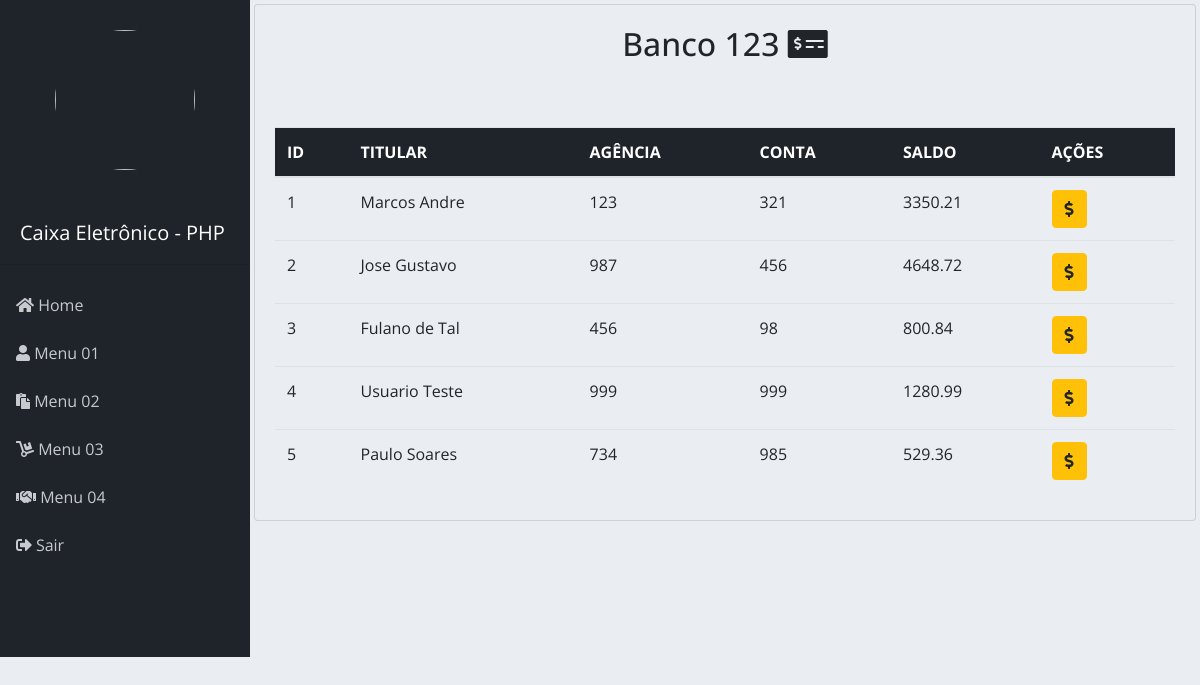
/index.php?login_success (signed in), run on the app's committed database.
### tables this page shows
CREATE TABLE `contas` (
  `id` int(11) UNSIGNED NOT NULL,
  `titular` varchar(100) DEFAULT NULL,
  `agencia` int(11) DEFAULT NULL,
  `conta` int(11) DEFAULT NULL,
  `senha` varchar(50) DEFAULT NULL,
  `saldo` float DEFAULT NULL
);

### model/Contas.class.php (called while the page is built, shortened)
<?php
class Contas extends Conexao {
	public function listAccounts() {
		$pdo = parent::get_instance();
		$sql = "SELECT * FROM contas ORDER BY id ASC";
		$sql = $pdo->prepare($sql);
		$sql->execute();
		if($sql->rowCount() > 0) {
			return $sql->fetchAll();
		}
	}
}
?>

### index.php (the view, shortened to what this page needs)
<?php
if(isset($_SESSION['login'])) {
include_once 'model/Contas.class.php';
$contas = new Contas();
?>
<!DOCTYPE html>
<html lang="pt-br">
    <head>
		<link rel="stylesheet" type="text/css" href="assets/css/bootstrap/bootstrap.min.css">
        <link rel="stylesheet" href="assets/css/index.css">
		<link rel="stylesheet" href="https://use.fontawesome.com/releases/v5.1.0/css/all.css">
    </head>
    <body>
        <div class="d-flex">
            <nav class="sidebar">
                <ul class="list-unstyled">
                	<div class="image_company">
						<img src="assets/img/logo.png" class="rounded-circle rounded mx-auto d-block">
					</div><br><br>
                    <span class="text-center logo">
                        Caixa Eletrônico - PHP
                    </span><hr>
                    <li><a href=""><i class="fa fa-home"></i> Home</a></li>
                    <li><a href=""><i class="fas fa-user"></i> Menu 01 </a></li>
                    <li><a href=""><i class="fas fa-paste"></i> Menu 02 </a></li>
                    <li><a href=""><i class="fas fa-dolly"></i> Menu 03 </a></li>
                    <li><a href=""><i class="fas fa-handshake"></i> Menu 04</a></li>
                    <li><a href="controller/logout.php"><i class="fas fa-sign-out-alt"></i> Sair</a></li>
                </ul>
            </nav>
            <div class="content p-1">
                <div class="list-group-item" style="background-color: #eaeef3">
                        <div class="mr-auto p-2">
                            <h2 class="text-center"> Banco 123 <i class="fa fa-money-check-alt"></i></h2><br><br>
                        </div>
                        <div class="table-responsive">
							<table class="table table-hover">
								<thead class="thead">
									<tr>
										<th>ID</th>
										<th>TITULAR</th>
										<th>AGÊNCIA</th>
										<th>CONTA</th>
										<th>SALDO</th>
										<th>AÇÕES</th>
									</tr>
								</thead>
								<tbody>
									<?php foreach($contas->listAccounts() as $account): ?>
									<tr class="tr">
										<td><?php echo $account['id']; ?></td>
										<td><?php echo $account['titular']; ?></td>
										<td><?php echo $account['agencia']; ?></td>
										<td><?php echo $account['conta']; ?></td>
										<td><?php echo $account['saldo']; ?></td>
										<td>
						<form method="POST" action="view/add_transacao.php">
							<button class="btn btn-warning btn-xs">
								<i class="fa fa-dollar-sign"></i>
							</button>
						</form>
										</td>
									</tr>
									<?php endforeach; ?>
								</tbody>
							</table>
						</div>
                </div>
            </div>
        </div>
    </body>
</html>
<?php
} else {
	header("Location: login.php?access_denied");
}
?>

### assets/css/index.css (style rules this page uses)
* { margin: 0; font-family: 'Open Sans', sans-serif; outline: none; transition: all .23s ease-in-out; }
body { background-color: #eaeef3; }
.image_company img { width: 140px; height: 140px; margin-top: 30px; }
.logo { font-size: 20px; color: #FFF; margin-left: 20px; }
.thead { background-color: #1f232a; color: #FFF; }
.tr { background-color: #eaeef3; }
.sidebar { background-color: #1f232a; min-width: 250px; max-width: 250px; height:657px; transition: all 0.3s; }
.sidebar ul li a { display: block; padding: 0.75rem 1rem; color: #c7cace; text-decoration: none; }
.content { width: 100%; }

### data on the page
contas: id "1", titular "Marcos Andre", agencia "123", conta "321", saldo "3350.21"
contas: id "2", titular "Jose Gustavo", agencia "987", conta "456", saldo "4648.72"
contas: id "3", titular "Fulano de Tal", agencia "456", conta "98", saldo "800.84"
contas: id "4", titular "Usuario Teste", agencia "999", conta "999", saldo "1280.99"
contas: id "5", titular "Paulo Soares", agencia "734", conta "985", saldo "529.36"
